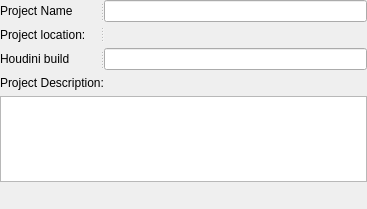
<?xml version="1.0" encoding="UTF-8"?>
<ui version="4.0">
 <class>Project</class>
 <widget class="QWidget" name="Project">
  <property name="geometry">
   <rect>
    <x>0</x>
    <y>0</y>
    <width>367</width>
    <height>209</height>
   </rect>
  </property>
  <property name="windowTitle">
   <string>Form</string>
  </property>
  <layout class="QVBoxLayout" name="shotLayout">
   <property name="margin">
    <number>0</number>
   </property>
   <item>
    <widget class="QSplitter" name="splitter">
     <property name="orientation">
      <enum>Qt::Horizontal</enum>
     </property>
     <widget class="QLabel" name="label">
      <property name="maximumSize">
       <size>
        <width>100</width>
        <height>16777215</height>
       </size>
      </property>
      <property name="text">
       <string>Project Name</string>
      </property>
     </widget>
     <widget class="QLineEdit" name="linProjectName"/>
    </widget>
   </item>
   <item>
    <widget class="QSplitter" name="splitter_2">
     <property name="orientation">
      <enum>Qt::Horizontal</enum>
     </property>
     <widget class="QLabel" name="label_4">
      <property name="maximumSize">
       <size>
        <width>100</width>
        <height>16777215</height>
       </size>
      </property>
      <property name="text">
       <string>Project location: </string>
      </property>
     </widget>
     <widget class="QLabel" name="labProjectLocation">
      <property name="text">
       <string/>
      </property>
     </widget>
    </widget>
   </item>
   <item>
    <widget class="QSplitter" name="splitter_5">
     <property name="orientation">
      <enum>Qt::Horizontal</enum>
     </property>
     <widget class="QLabel" name="label_3">
      <property name="minimumSize">
       <size>
        <width>100</width>
        <height>0</height>
       </size>
      </property>
      <property name="maximumSize">
       <size>
        <width>100</width>
        <height>16777215</height>
       </size>
      </property>
      <property name="text">
       <string>Houdini build</string>
      </property>
     </widget>
     <widget class="QLineEdit" name="linHoudini">
      <property name="alignment">
       <set>Qt::AlignCenter</set>
      </property>
     </widget>
    </widget>
   </item>
   <item>
    <widget class="QLabel" name="label_2">
     <property name="text">
      <string>Project Description:</string>
     </property>
    </widget>
   </item>
   <item>
    <widget class="QTextEdit" name="txtDescription">
     <property name="maximumSize">
      <size>
       <width>16777215</width>
       <height>100</height>
      </size>
     </property>
    </widget>
   </item>
   <item>
    <spacer name="verticalSpacer">
     <property name="orientation">
      <enum>Qt::Vertical</enum>
     </property>
     <property name="sizeHint" stdset="0">
      <size>
       <width>20</width>
       <height>40</height>
      </size>
     </property>
    </spacer>
   </item>
  </layout>
 </widget>
 <resources/>
 <connections/>
</ui>
